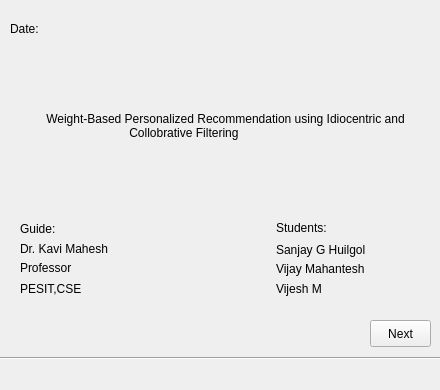
<?xml version="1.0" encoding="UTF-8"?>
<ui version="4.0">
 <class>FirstWindow</class>
 <widget class="QWidget" name="FirstWindow">
  <property name="geometry">
   <rect>
    <x>0</x>
    <y>0</y>
    <width>440</width>
    <height>390</height>
   </rect>
  </property>
  <property name="windowTitle">
   <string>Form</string>
  </property>
  <widget class="QLabel" name="Date">
   <property name="geometry">
    <rect>
     <x>10</x>
     <y>20</y>
     <width>67</width>
     <height>17</height>
    </rect>
   </property>
   <property name="text">
    <string>Date:</string>
   </property>
  </widget>
  <widget class="QLabel" name="Algo">
   <property name="geometry">
    <rect>
     <x>30</x>
     <y>90</y>
     <width>391</width>
     <height>71</height>
    </rect>
   </property>
   <property name="text">
    <string>Weight-Based Personalized Recommendation using Idiocentric and Collobrative Filtering                         </string>
   </property>
   <property name="alignment">
    <set>Qt::AlignCenter</set>
   </property>
   <property name="wordWrap">
    <bool>true</bool>
   </property>
   <property name="indent">
    <number>-11</number>
   </property>
  </widget>
  <widget class="QLabel" name="Guide">
   <property name="geometry">
    <rect>
     <x>20</x>
     <y>220</y>
     <width>67</width>
     <height>17</height>
    </rect>
   </property>
   <property name="text">
    <string>Guide:</string>
   </property>
  </widget>
  <widget class="QLabel" name="students">
   <property name="geometry">
    <rect>
     <x>276</x>
     <y>220</y>
     <width>71</width>
     <height>16</height>
    </rect>
   </property>
   <property name="text">
    <string>Students:</string>
   </property>
  </widget>
  <widget class="QLabel" name="kavi">
   <property name="geometry">
    <rect>
     <x>20</x>
     <y>240</y>
     <width>121</width>
     <height>17</height>
    </rect>
   </property>
   <property name="text">
    <string>Dr. Kavi Mahesh</string>
   </property>
  </widget>
  <widget class="QLabel" name="sanjay">
   <property name="geometry">
    <rect>
     <x>276</x>
     <y>240</y>
     <width>111</width>
     <height>20</height>
    </rect>
   </property>
   <property name="text">
    <string>Sanjay G Huilgol</string>
   </property>
  </widget>
  <widget class="QLabel" name="vijay">
   <property name="geometry">
    <rect>
     <x>276</x>
     <y>260</y>
     <width>121</width>
     <height>17</height>
    </rect>
   </property>
   <property name="text">
    <string>Vijay Mahantesh</string>
   </property>
  </widget>
  <widget class="QLabel" name="vijesh">
   <property name="geometry">
    <rect>
     <x>276</x>
     <y>280</y>
     <width>67</width>
     <height>17</height>
    </rect>
   </property>
   <property name="text">
    <string>Vijesh M</string>
   </property>
  </widget>
  <widget class="QLabel" name="prof">
   <property name="geometry">
    <rect>
     <x>20</x>
     <y>260</y>
     <width>101</width>
     <height>16</height>
    </rect>
   </property>
   <property name="text">
    <string>Professor</string>
   </property>
  </widget>
  <widget class="QLabel" name="pesitcse">
   <property name="geometry">
    <rect>
     <x>20</x>
     <y>280</y>
     <width>71</width>
     <height>17</height>
    </rect>
   </property>
   <property name="text">
    <string>PESIT,CSE</string>
   </property>
  </widget>
  <widget class="QPushButton" name="next">
   <property name="geometry">
    <rect>
     <x>370</x>
     <y>320</y>
     <width>61</width>
     <height>27</height>
    </rect>
   </property>
   <property name="text">
    <string>Next</string>
   </property>
  </widget>
  <widget class="Line" name="line">
   <property name="geometry">
    <rect>
     <x>0</x>
     <y>350</y>
     <width>451</width>
     <height>16</height>
    </rect>
   </property>
   <property name="orientation">
    <enum>Qt::Horizontal</enum>
   </property>
  </widget>
 </widget>
 <resources/>
 <connections/>
</ui>
